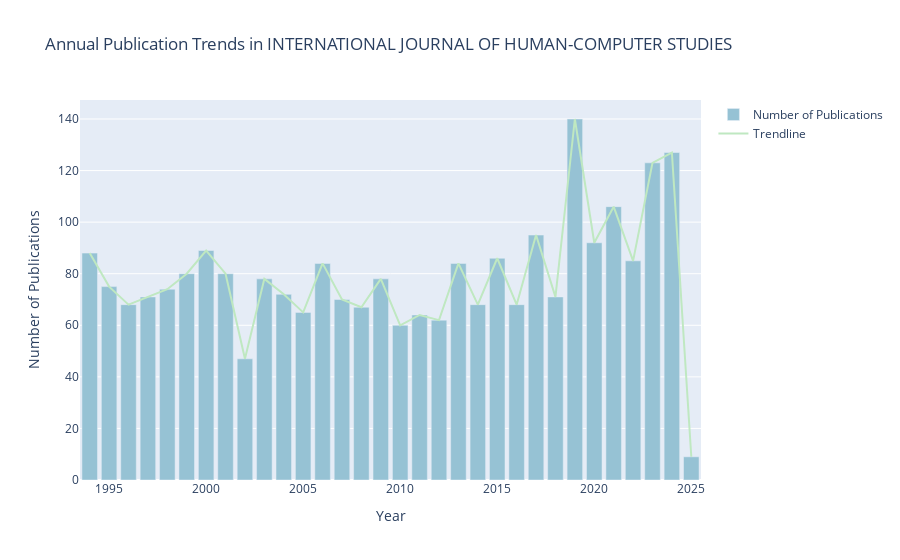

The code cell stored with this chart in its notebook:
### Code cell
#HCS trends
yearly_pub_hcs = merged_df[merged_df['Source Title'] == 'INTERNATIONAL JOURNAL OF HUMAN-COMPUTER STUDIES'].groupby('Publication Year').size().reset_index(name = 'Number of Pubs')

fig3 = go.Figure()
fig3.add_trace(go.Bar(x=yearly_pub_hcs['Publication Year'], y=yearly_pub_hcs['Number of Pubs'], name='Number of Publications', marker_color='#96C2D4'))


fig3.add_trace(go.Scatter(x=yearly_pub_hcs['Publication Year'], y=yearly_pub_hcs['Number of Pubs'],
                         mode='lines', line=dict(color='#BFE8C1'), name='Trendline'))

fig3.update_layout(
    title='Annual Publication Trends in INTERNATIONAL JOURNAL OF HUMAN-COMPUTER STUDIES',
    xaxis_title='Year',
    yaxis_title='Number of Publications',
)


fig3.show()

### Figure 1 — Plotly figure (JSON) as saved in the notebook; plotly's stock layout.template omitted (floating-point values rounded to 4 significant figures)
{"data": [{"marker": {"color": "#96C2D4"}, "name": "Number of Publications", "type": "bar", "x": [1994, 1995, 1996, 1997, 1998, 1999, 2000, 2001, 2002, 2003, 2004, 2005, 2006, 2007, 2008, 2009, 2010, 2011, 2012, 2013, 2014, 2015, 2016, 2017, 2018, 2019, 2020, 2021, 2022, 2023, 2024, 2025], "y": [88, 75, 68, 71, 74, 80, 89, 80, 47, 78, 72, 65, 84, 70, 67, 78, 60, 64, 62, 84, 68, 86, 68, 95, 71, 140, 92, 106, 85, 123, 127, 9]}, {"line": {"color": "#BFE8C1"}, "mode": "lines", "name": "Trendline", "type": "scatter", "x": [1994, 1995, 1996, 1997, 1998, 1999, 2000, 2001, 2002, 2003, 2004, 2005, 2006, 2007, 2008, 2009, 2010, 2011, 2012, 2013, 2014, 2015, 2016, 2017, 2018, 2019, 2020, 2021, 2022, 2023, 2024, 2025], "y": [88, 75, 68, 71, 74, 80, 89, 80, 47, 78, 72, 65, 84, 70, 67, 78, 60, 64, 62, 84, 68, 86, 68, 95, 71, 140, 92, 106, 85, 123, 127, 9]}], "layout": {"title": {"text": "Annual Publication Trends in INTERNATIONAL JOURNAL OF HUMAN-COMPUTER STUDIES"}, "xaxis": {"title": {"text": "Year"}}, "yaxis": {"title": {"text": "Number of Publications"}}}}
